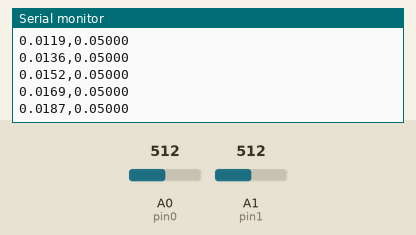
A sketch run on a simulated Arduino Uno, built with avr-gcc and run on an emulated ATmega328P. On the bench: the last lines printed to the serial monitor. The test bench sets the inputs (shaded band); at power-on: A0 (pin0) = 512, A1 (pin1) = 512.

Above: at 1.2 s.
1.3 s: A0 (pin0) set to 716
At 1.33 s:
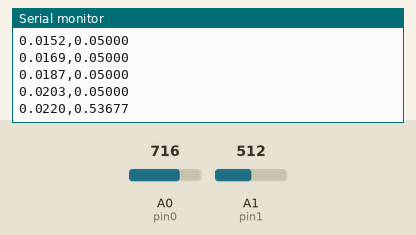
2.8 s: A1 (pin1) set to 716
At 2.85 s:
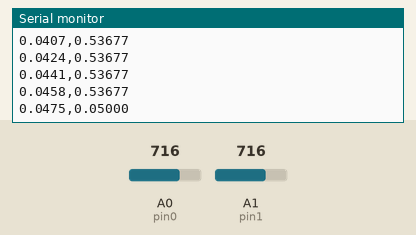
5.8 s: A0 (pin0) set to 900
At 5.8 s:
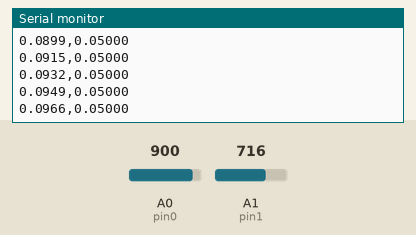
7.3 s: A1 (pin1) set to 900
At 7.33 s:
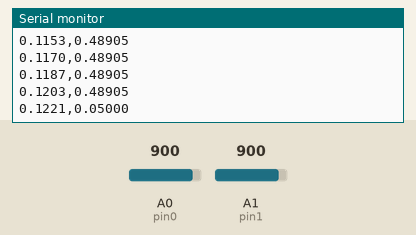
Timing chart, 0 to 9.8 s (numbered marks = the images above; inputs shaded):
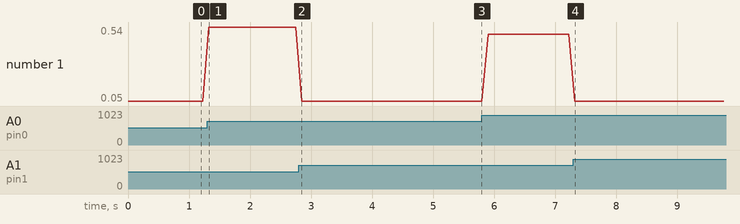

The sketch:

read_pressure_MPX5010_1.1vref.ino
```cpp
const int pin0 = A0;
const int pin1 = A1;

// Internal reference voltage is ~1.1V
const float Vref    = 1.1;
const float Vsupply = 5.007;
float Vo0 = 0.0, Vo1 = 0.0;
float P0 = 0.0, P1 = 0.0;

float time;
const unsigned long interval = 1000; // 5 seconds
const int sampleInterval = 10;       // ms between samples
const int maxSamples = interval / sampleInterval;

float diffSum = 0.0;
int sampleCount = 0;

void setup() {
  Serial.begin(9600);
  analogReference(INTERNAL);  // <<< Use internal 1.1V reference
}

void loop() {
  float Vo0    = analogRead(pin0) * (Vref/1023.0);
  float P0     = ((Vo0 / Vsupply) - 0.04)/0.09 + 0.04;

  float Vo1    = analogRead(pin1) * (Vref/1023.0);
  float P1     = ((Vo1 / Vsupply) - 0.04)/0.09 - 0.01;

  float diff = P0 - P1;
  time = millis() / 60000.0;
  Serial.print(time, 4);
  // Serial.print(analogRead(pin0));
  // Serial.print(",");
  // Serial.print(analogRead(pin1));
  // Serial.print(",");
  // Serial.print(0);
  // Serial.print(",");
  // Serial.print(P0,5);
  // Serial.print(",");
  // Serial.print(P1,5);
  Serial.print(",");
  Serial.println(diff, 5);

  delay(100);
}
```

Measured:
- after the input at 1.3 s, the serial monitor: prints a new line at once (image 1)
- after the input at 2.8 s, the serial monitor: prints a new line after 0.05 s (image 2)
- after the input at 7.3 s, the serial monitor: prints a new line at once (image 4)
- plotted number 1: 0.05 → 0.54 after the input at 1.3 s, 0.05 → 0.49 after the input at 5.8 s
